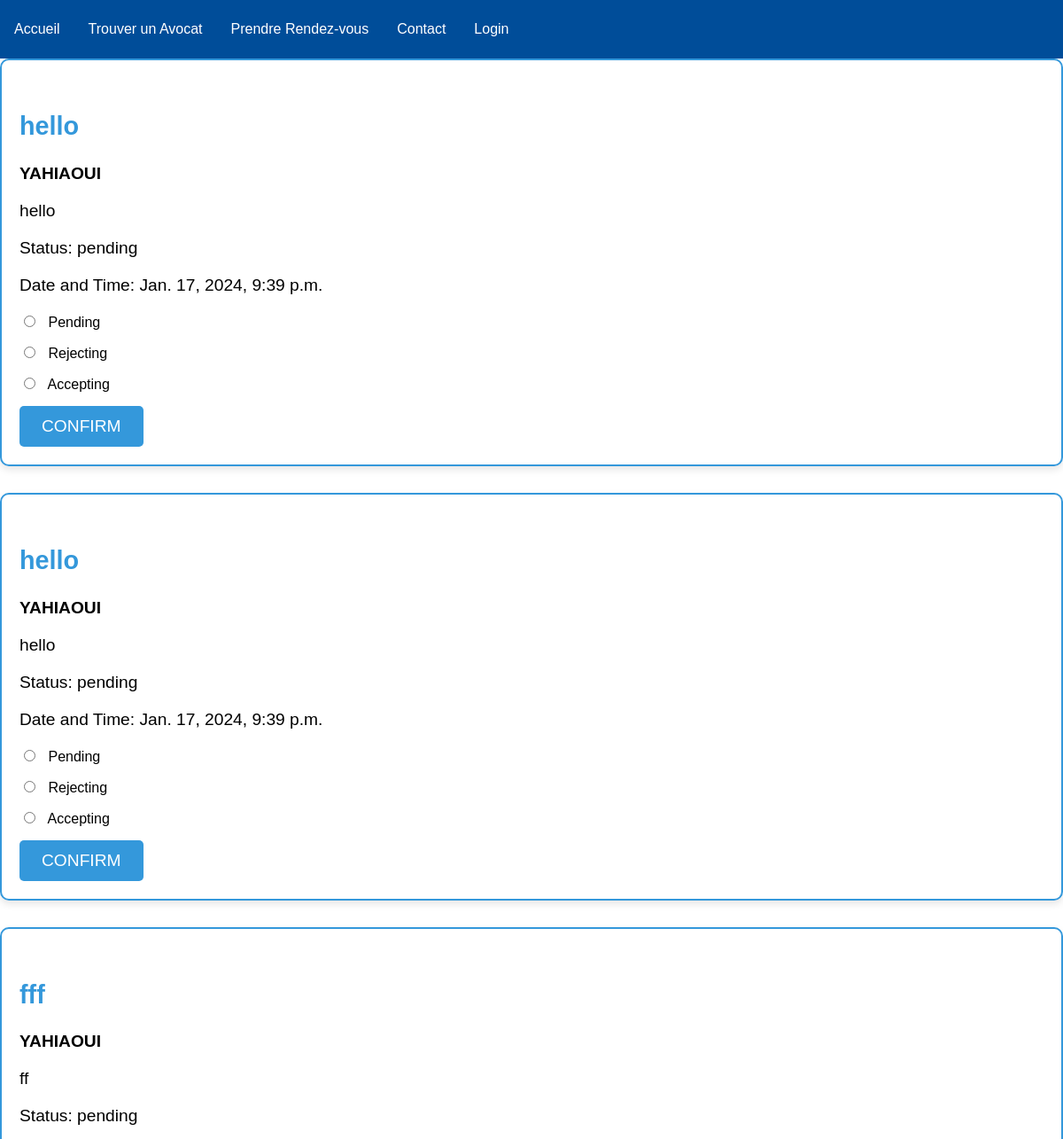
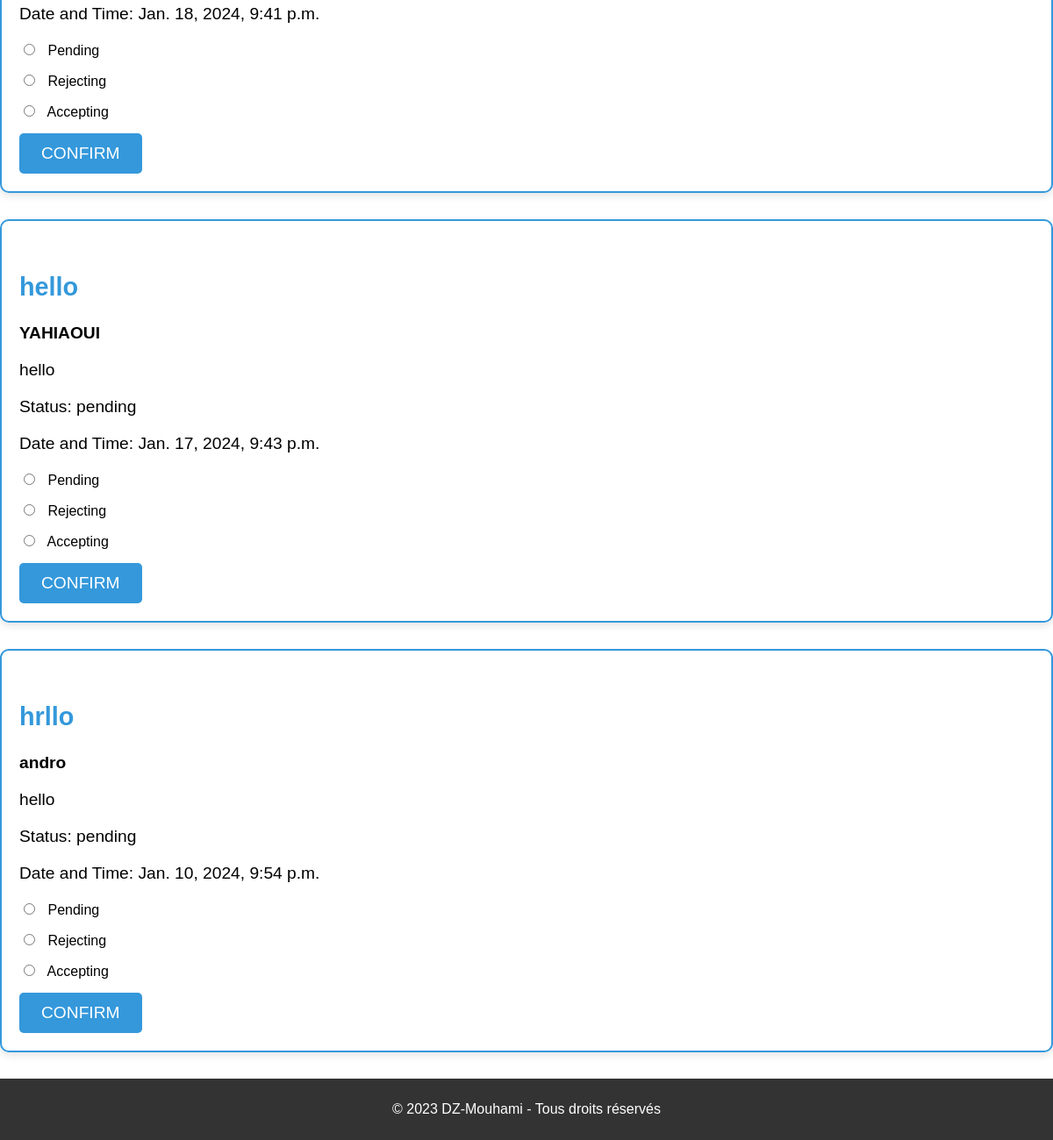
/List_Rendez_Vous/7/, run on the app's committed database (2 pictures, top to bottom).
### avocat/models.py (models this page shows, shortened)
class RendezVous(models.Model):
    avocat = models.ForeignKey(Avocat, on_delete=models.CASCADE)
    utilisateur = models.ForeignKey(Visitor, on_delete=models.CASCADE)
    date_heure = models.DateTimeField()
    statut = models.CharField(max_length=255)
    title = models.CharField(max_length=255)
    cause = models.TextField()
    created = models.DateTimeField(auto_now_add=True)
    class Meta:
        db_table = 'rendezvous'

class Visitor(models.Model):
    user = models.OneToOneField(User,on_delete=models.CASCADE)
    firstName = models.CharField(max_length=20)
    lastName = models.CharField(max_length=20,null=True)
    photo = models.ImageField( null=True, blank=True , default='visitor.png' )
    def __str__(self):
        return self.firstName
    class Meta:
        db_table = 'visitor'

### avocat/views.py (the view, shortened to what this page needs)
# urls.py: path('List_Rendez_Vous/<int:avocat_id>/', views.listRendezVous, name='ListRendezVous'),
def listRendezVous(request, avocat_id):
    avocat = get_object_or_404(Avocat, id=avocat_id)
    listRendezVous = RendezVous.objects.filter(avocat=avocat).exclude(statut="rejecting").order_by('created')
    context = {
        'listRendezVous': listRendezVous,
    }
    return render(request, 'avocat/listRV.html', context)

### avocat/templates/avocat/listRV.html (shortened to what this page needs)
{% extends "main.html" %}
{% block content %}
<div class="container mt-5">
    <div class="row">
        {% for rv in listRendezVous %}
        <div class="col-md-6">
            <div class="rv-card">
                <h4 class="rv-card-title">{{ rv.title }}</h4>
                <h4 class="rv-card-text">{{ rv.utilisateur}}</h4>
                <p class="rv-card-text">{{ rv.cause }}</p>
                <p class="rv-card-text">Status: {{ rv.statut }}</p>
                <p class="rv-card-text">Date and Time: {{ rv.date_heure }}</p>
                <form action="{% url 'ListRendezVous' user.avocat.id %}" method="post">
                    <div class="form-check">
                        <input type="radio" name="statut" id="statut-pending{{rv.id}}" value="pending" class="form-check-input">
                        <label for="statut-pending{{rv.id}}" class="form-check-label">Pending</label>
                    </div>
                    <div class="form-check">
                        <input type="radio" name="statut" id="statut-rejecting{{rv.id}}" value="rejecting" class="form-check-input">
                        <label for="statut-rejecting{{rv.id}}" class="form-check-label">Rejecting</label>
                    </div>
                    <div class="form-check">
                        <input type="radio" name="statut" id="statut-accepting{{rv.id}}" value="accepting" class="form-check-input">
                        <label for="statut-accepting{{rv.id}}" class="form-check-label">Accepting</label>
                    </div>
                    <button type="submit" class="btn btn-confirm">CONFIRM</button>
                </form>
            </div>
        </div>
        {% endfor %}
    </div>
</div>
{% endblock content %}

### static/css/style.css (style rules this page uses)
body { font-family: Arial, sans-serif; margin: 0; padding: 0; box-sizing: border-box; height: 15vh; }

### avocat/templates/avocat/listRV.html (style rules this page uses)
.rv-card { border: 2px solid #3498db; border-radius: 10px; padding: 20px; margin-bottom: 30px; box-shadow: 0 4px 8px rgba(0, 0, 0, 0.1); transition: box-shadow 0.3s ease-in-out; }
.rv-card-title { font-size: 1.8rem; margin-bottom: 15px; color: #3498db; }
.rv-card-text { margin-bottom: 20px; font-size: 1.2rem; }
.form-check { margin-bottom: 15px; }
.form-check-input { margin-right: 10px; }
.btn-confirm { background-color: #3498db; color: #fff; border: none; border-radius: 5px; padding: 12px 25px; cursor: pointer; font-size: 1.2rem; transition: background-color 0.3s ease-in-out; }

### data on the page
RendezVous: title "hello", utilisateur "YAHIAOUI", cause "hello", statut "pending", date_heure "Jan. 17, 2024, 9:39 p.m."
RendezVous: title "hello", utilisateur "YAHIAOUI", cause "hello", statut "pending", date_heure "Jan. 17, 2024, 9:39 p.m."
RendezVous: title "fff", utilisateur "YAHIAOUI", cause "ff", statut "pending", date_heure "Jan. 18, 2024, 9:41 p.m."
RendezVous: title "hello", utilisateur "YAHIAOUI", cause "hello", statut "pending", date_heure "Jan. 17, 2024, 9:43 p.m."
RendezVous: title "hrllo", utilisateur "andro", cause "hello", statut "pending", date_heure "Jan. 10, 2024, 9:54 p.m."
